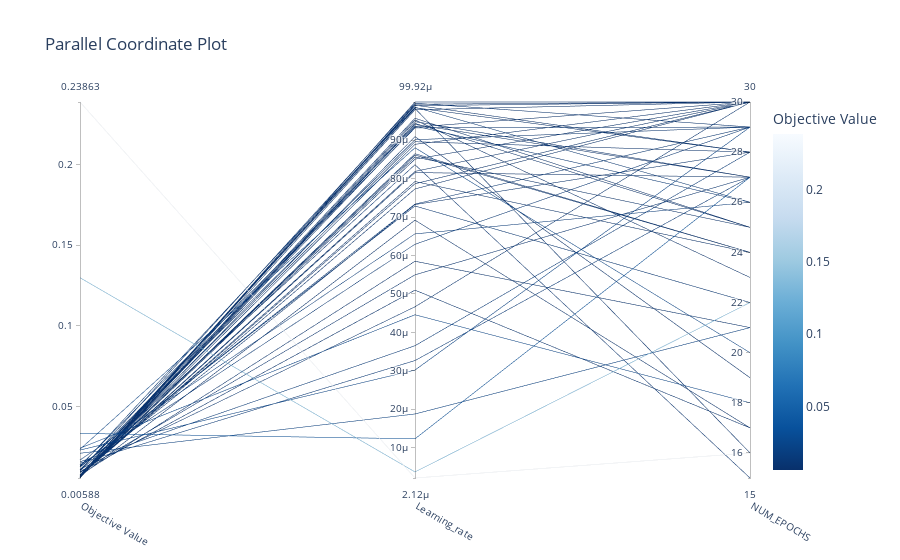

Here is the notebook cell this chart was saved with:
### Code cell
optuna.visualization.plot_parallel_coordinate(study, params=['Learning_rate', 'NUM_EPOCHS'])
